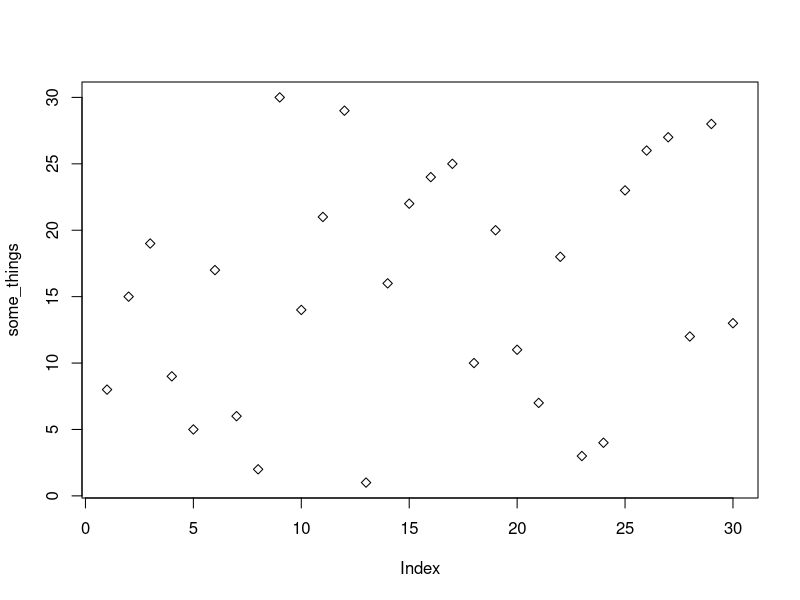

This figure's R source:
# This is some dummy code so we can see how Version control works!
some_things = sample(1:30)
plot(some_things, pch=23)
